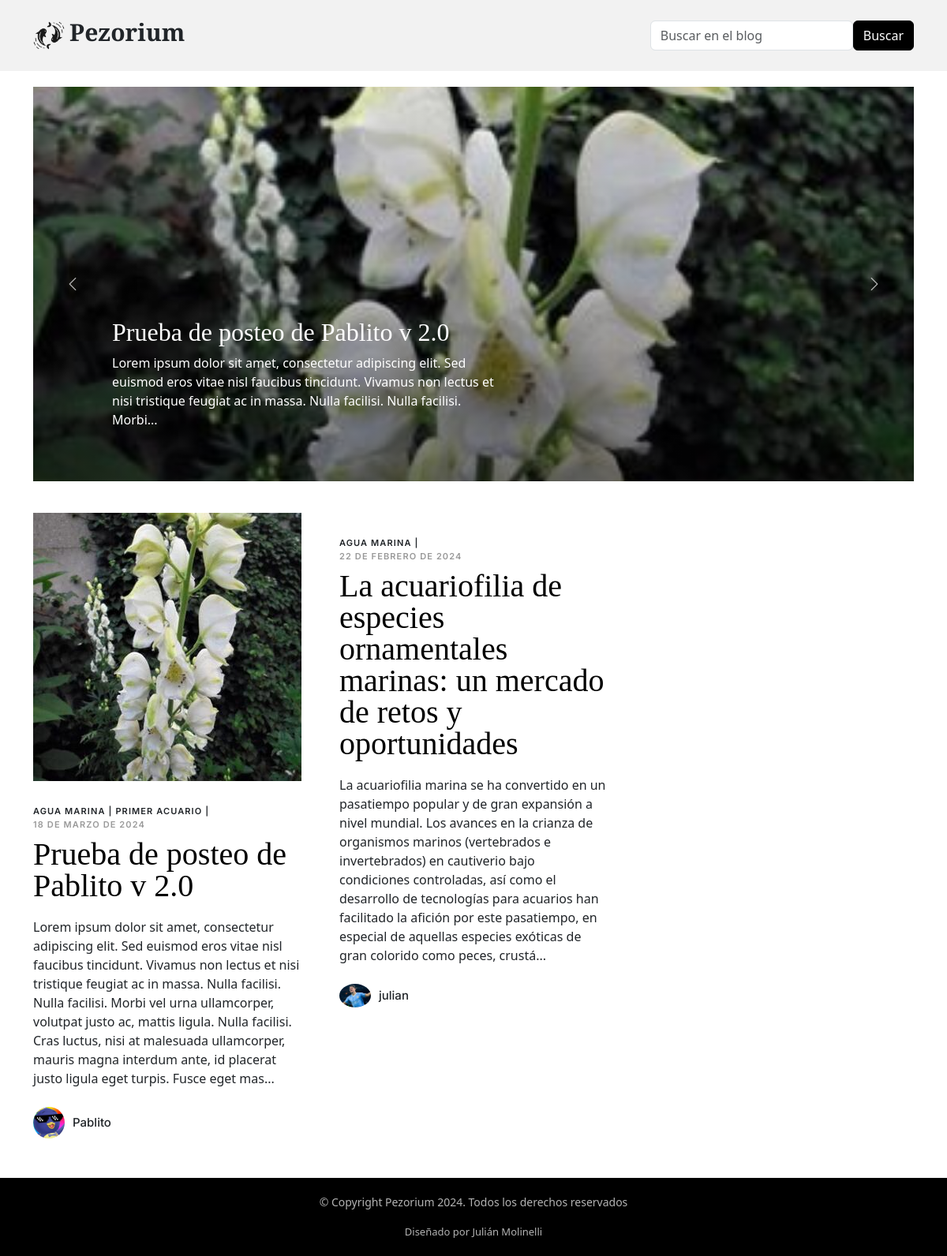
Page /category/Agua marina/ on the committed database.
### blog/models.py (models this page shows, shortened)
class BlogPost(models.Model):
    title = models.CharField(max_length=250, verbose_name = "título")
    content = models.TextField(verbose_name = "contenido")
    post_author = models.ForeignKey(User, on_delete=models.CASCADE, related_name='posts', verbose_name="autor")
    creation_date = models.DateTimeField(auto_now_add=True)
    modification_date = models.DateTimeField(auto_now=True)
    image = models.ImageField(upload_to='blog/files/blog_images', verbose_name = "imagen")
    categories = models.ManyToManyField('Category', related_name='posts', verbose_name = "categorias") #Relaciona el atributo con la clase Category y permite usar category.posts
    class Meta:
        verbose_name = "blog post"
        verbose_name_plural = "blog posts"

class Category(models.Model):
    cat_name = models.CharField(max_length=50)
    class Meta:
        verbose_name = "category"
        verbose_name_plural = "categories"

class Avatar(models.Model):
    user = models.ForeignKey(User, on_delete=models.CASCADE)
    image = models.ImageField(upload_to="blog/files/avatar", null=True, blank=True)

### blog/views.py (the view)
# urls.py: path('category/<category>/', views.blog_category, name='blog_category'),
def blog_category(request, category):
    if 'search' in request.GET:
        search = request.GET['search']
        searches = Q(Q(title__icontains=search) | Q(content__icontains=search))
        posts = BlogPost.objects.filter(
        categories__cat_name__contains=category
    ).order_by("-creation_date").filter(searches)
    else:
        posts = BlogPost.objects.filter(
            categories__cat_name__contains=category
        ).order_by("-creation_date")
    context = {
        "category": category,
        "posts": posts,
    }
    return render(request, "blog/category.html", context)

### templates/blog/category.html (shortened to what this page needs)
{% extends 'blog/index.html' %}

### templates/blog/index.html (shortened to what this page needs)
{% extends 'base.html' %}
{% block page_content %}{% load static %}
{% if posts %}
<section id="hero-slider" class="hero-slider">
  <div class="container-md">
    <div class="row">
      <div class="col-12">
        <div class="swiper sliderFeaturedPosts">
          <div class="swiper-wrapper">
            {% for post in posts %}
            <div class="swiper-slide">
              <a href="{% url 'blog_detail' post.pk %}" class="img-bg d-flex align-items-end" style="background-image: url('{{ post.image.url }}');">
                <div class="img-bg-inner">
                  <h2>{{ post.title }}</h2>
                  <p>{{ post.content | slice:"200" }}...</p>
                </div>
              </a>
            </div>
            {% endfor %}
          </div>
          <div class="custom-swiper-button-next">
            <span class="bi-chevron-right"></span>
          </div>
          <div class="custom-swiper-button-prev">
            <span class="bi-chevron-left"></span>
          </div>
        </div>
      </div>
    </div>
  </div>
</section>
<section id="posts" class="posts">
  <div class="container" >
    <div class="row g-5">
      {% for post in posts %}
      <div class="col-lg-4">
        <div class="post-entry-1 lg">
          <a href="{% url 'blog_detail' post.pk %}"><img src={{post.image.url}} alt="" class="img-fluid"></a>
          <div class="d-block">
            <div class="post-meta d-block">
              {% for category in post.categories.all %}
              <a href="{% url 'blog_category' category.cat_name %}">
                {{ category.cat_name }} {{"|"}}
              </a>
              {% endfor %}
            <span>{{ post.creation_date.date }}</span></div>
          </div>
          <h2><a href="{% url 'blog_detail' post.pk %}" class="text-break">{{ post.title | slice:":150" }}</a></h2>
          <p class="mb-4 d-block">{{ post.content | slice:":400" }}...</p>
          <div class="d-flex align-items-center justify-content-between mr-4">
            <div class="d-flex align-items-center author">
              {% if post.post_author.avatar_set.exists %}
              <div class="photo"><img src="{{post.post_author.avatar_set.last.image.url}}" alt="avatar" class="img-fluid"></div>
              {% else %}
              <div class="photo"><img src="{% static 'img/generic_avatar.avif' %}" alt="avatar generic" class="img-fluid"></div>
              {% endif %}
              <div class="name">
                <h3 class="m-0 p-0">{{ post.post_author }}</h3>
              </div>
            </div>
          </div>
        </div>
      </div>
      {% endfor %}
    </div>
  </div>
</section>
{% else %}
<section id="posts" class="d-flex flex-column justify-content-center align-items-center min-vh-100">
  <img src="{% static 'img/confused-fish.gif' %}" alt="Confused fish gif" style="height: 200px; width: 200px;">
  <h2>¡No hay coincidencias para tu búsqueda!</h2>
</section>
{% endif %}
{% endblock page_content %}

### static/css/variables.css (style rules this page uses)
:root { --font-default: 'EB Garamond', system-ui, -apple-system, "Segoe UI", Roboto, "Helvetica Neue", Arial, "Noto Sans", "Liberation Sans", sans-serif, "Apple Color Emoji", "Segoe UI Emoji", "Segoe UI Symbol", "Noto Color Emoji"; --font-primary: 'EB Garamond', serif; --font-secondary: 'Inter', sans-serif; --color-default: #212529; --color-default-rgb: 33, 37, 41; --color-links: #212529; --color-links-hover: #15171a; --color-primary: #212529; --color-primary-light: #26282c; --color-primary-dark: #0b0c0e; --color-primary-rgb: 33, 37, 41; --color-primary-light-rgb: 38, 40, 44; --color-primary-dark-rgb: 11, 12, 14; --color-secondary: #596d80; --color-secondary-light: #8498aa; --color-secondary-dark: #404f5c; --color-secondary-rgb: 89, 109, 128; --color-secondary-light-rgb: 132, 152, 170; --color-secondary-dark-rgb: 64, 79, 92; --color-blue: #0d6efd; --color-blue-rgb: 13, 110, 253; --color-indigo: #6610f2; --color-indigo-rgb: 102, 16, 242; --color-purple: #6f42c1; --color-purple-rgb: 111, 66, 193; --color-pink: #f3268c; --color-pink-rgb: 243, 38, 140; --color-red: #df1529; --color-red-rgb: 223, 21, 4; --color-orange: #fd7e14; --color-orange-rgb: 253, 126, 20; --color-yellow: #ffc107; --color-yellow-rgb: 255, 193, 7; --color-green: #059652; --color-green-rgb: 5, 150, 82; --color-teal: #20c997; --color-teal-rgb: 32, 201, 151; --color-cyan: #0dcaf0; --color-cyan-rgb: 13, 202, 240; --color-white: #ffffff; --color-white-rgb: 255, 255, 255; --color-gray: #6c757d; --color-gray-rgb: 108, 117, 125; --color-black: #000000; --color-black-rgb: 0, 0, 0; }
:root { --bs-blue: var(--color-blue); --bs-indigo: var(--color-indigo); --bs-purple: var(--color-purple); --bs-pink: var(--color-pink); --bs-red: var(--color-red); --bs-orange: var(--color-orange); --bs-yellow: var(--color-yellow); --bs-green: var(--color-green); --bs-teal: var(--color-teal); --bs-cyan: var(--color-cyan); --bs-white: var(--color-white); --bs-gray: var(--color-gray); --bs-gray-dark: #343a40; --bs-gray-100: #f8f9fa; --bs-gray-200: #e9ecef; --bs-gray-300: #dee2e6; --bs-gray-400: #ced4da; --bs-gray-500: #adb5bd; --bs-gray-600: #6c757d; --bs-gray-700: #495057; --bs-gray-800: #343a40; --bs-gray-900: #212529; --bs-primary: var(--color-blue); --bs-secondary: var(--color-blue); --bs-success: #198754; --bs-info: #0dcaf0; --bs-warning: #ffc107; --bs-danger: #dc3545; --bs-light: #f8f9fa; --bs-dark: #212529; --bs-primary-rgb: var(--color-primary-rgb); --bs-secondary-rgb: var(--color-secondary-rgb); --bs-success-rgb: 25, 135, 84; --bs-info-rgb: 13, 202, 240; --bs-warning-rgb: 255, 193, 7; --bs-danger-rgb: 220, 53, 69; --bs-light-rgb: 248, 249, 250; --bs-dark-rgb: 33, 37, 41; --bs-white-rgb: var(--color-white-rgb); --bs-black-rgb: var(--color-black-rgb); --bs-body-color-rgb: var(--color-default-rgb); --bs-body-bg-rgb: 255, 255, 255; --bs-font-sans-serif: var(--font-default); --bs-font-monospace: SFMono-Regular, Menlo, Monaco, Consolas, "Liberation Mono", "Courier New", monospace; --bs-gradient: linear-gradient(180deg, rgba(255, 255, 255, 0.15), rgba(255, 255, 255, 0)); --bs-body-font-family: var(--font-default); --bs-body-font-size: 1rem; --bs-body-font-weight: 400; --bs-body-line-height: 1.5; --bs-body-color: var(--color-default); --bs-body-bg: #fff; }

### rows in the picture
BlogPost: image (picture), title "Prueba de posteo de Pablito v 2.0", content "Lorem ipsum dolor sit amet, consectetur adipiscing elit. Sed euismod eros vitae nisl faucibus tincidunt. Vivamus non lectus et nisi tristique feugiat ac in massa. Nulla facilisi. Nulla facilisi. Morbi", creation_date "18 DE MARZO DE 2024", content "Lorem ipsum dolor sit amet, consectetur adipiscing elit. Sed euismod eros vitae nisl faucibus tincidunt. Vivamus non lectus et nisi tristique feugiat ac in massa. Nulla facilisi. Nulla facilisi. Morbi vel urna ullamcorper, volutpat justo ac, mattis ligula. Nulla facilisi. Cras luctus, nisi at malesuada ullamcorper, mauris magna interdum ante, id placerat justo ligula eget turpis. Fusce eget mas", post_author.avatar_set.last.image (picture), post_author "Pablito"
Category: cat_name "AGUA MARINA", value "|"
Category: cat_name "PRIMER ACUARIO", value "|"
BlogPost: creation_date "22 DE FEBRERO DE 2024", title "La acuariofilia de especies ornamentales marinas: un mercado de retos y oportunidades", content "La acuariofilia marina se ha convertido en un pasatiempo popular y de gran expansión a nivel mundial. Los avances en la crianza de organismos marinos (vertebrados e invertebrados) en cautiverio bajo condiciones controladas, así como el desarrollo de tecnologías para acuarios han facilitado la afición por este pasatiempo, en especial de aquellas especies exóticas de gran colorido como peces, crustá", post_author.avatar_set.last.image (picture), post_author "julian"
